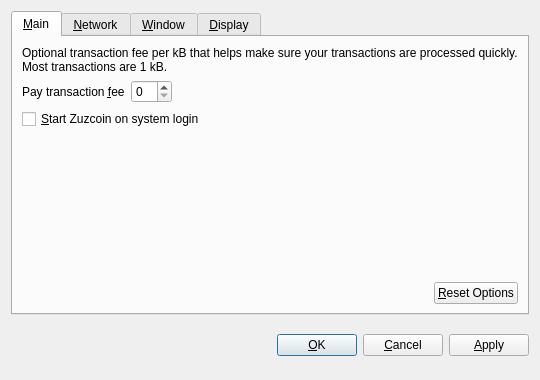
<?xml version="1.0" encoding="UTF-8"?>
<ui version="4.0">
 <class>OptionsDialog</class>
 <widget class="QDialog" name="OptionsDialog">
  <property name="geometry">
   <rect>
    <x>0</x>
    <y>0</y>
    <width>540</width>
    <height>380</height>
   </rect>
  </property>
  <property name="windowTitle">
   <string>Options</string>
  </property>
  <property name="modal">
   <bool>true</bool>
  </property>
  <layout class="QVBoxLayout" name="verticalLayout">
   <item>
    <widget class="QTabWidget" name="tabWidget">
     <property name="tabPosition">
      <enum>QTabWidget::North</enum>
     </property>
     <property name="currentIndex">
      <number>0</number>
     </property>
     <widget class="QWidget" name="tabMain">
      <attribute name="title">
       <string>&amp;Main</string>
      </attribute>
      <layout class="QVBoxLayout" name="verticalLayout_Main">
       <item>
        <widget class="QLabel" name="transactionFeeInfoLabel">
         <property name="text">
          <string>Optional transaction fee per kB that helps make sure your transactions are processed quickly. Most transactions are 1 kB.</string>
         </property>
         <property name="textFormat">
          <enum>Qt::PlainText</enum>
         </property>
         <property name="wordWrap">
          <bool>true</bool>
         </property>
        </widget>
       </item>
       <item>
        <layout class="QHBoxLayout" name="horizontalLayout_1_Main">
         <item>
          <widget class="QLabel" name="transactionFeeLabel">
           <property name="text">
            <string>Pay transaction &amp;fee</string>
           </property>
           <property name="textFormat">
            <enum>Qt::PlainText</enum>
           </property>
           <property name="buddy">
            <cstring>transactionFee</cstring>
           </property>
          </widget>
         </item>
         <item>
          <widget class="BitcoinAmountField" name="transactionFee"/>
         </item>
         <item>
          <spacer name="horizontalSpacer_1_Main">
           <property name="orientation">
            <enum>Qt::Horizontal</enum>
           </property>
           <property name="sizeHint" stdset="0">
            <size>
             <width>40</width>
             <height>20</height>
            </size>
           </property>
          </spacer>
         </item>
        </layout>
       </item>
       <item>
        <widget class="QCheckBox" name="bitcoinAtStartup">
         <property name="toolTip">
          <string>Automatically start Zuzcoin after logging in to the system.</string>
         </property>
         <property name="text">
          <string>&amp;Start Zuzcoin on system login</string>
         </property>
        </widget>
       </item>
       <item>
        <spacer name="verticalSpacer_Main">
         <property name="orientation">
          <enum>Qt::Vertical</enum>
         </property>
         <property name="sizeHint" stdset="0">
          <size>
           <width>20</width>
           <height>40</height>
          </size>
         </property>
        </spacer>
       </item>
       <item>
        <layout class="QHBoxLayout" name="horizontalLayout_2_Main">
         <item>
          <spacer name="horizontalSpacer_2_Main">
           <property name="orientation">
            <enum>Qt::Horizontal</enum>
           </property>
           <property name="sizeHint" stdset="0">
            <size>
             <width>40</width>
             <height>20</height>
            </size>
           </property>
          </spacer>
         </item>
         <item>
          <widget class="QPushButton" name="resetButton">
           <property name="toolTip">
            <string>Reset all client options to default.</string>
           </property>
           <property name="text">
            <string>&amp;Reset Options</string>
           </property>
           <property name="autoDefault">
            <bool>false</bool>
           </property>
          </widget>
         </item>
        </layout>
       </item>
      </layout>
     </widget>
     <widget class="QWidget" name="tabNetwork">
      <attribute name="title">
       <string>&amp;Network</string>
      </attribute>
      <layout class="QVBoxLayout" name="verticalLayout_Network">
       <item>
        <widget class="QCheckBox" name="mapPortUpnp">
         <property name="toolTip">
          <string>Automatically open the Zuzcoin client port on the router. This only works when your router supports UPnP and it is enabled.</string>
         </property>
         <property name="text">
          <string>Map port using &amp;UPnP</string>
         </property>
        </widget>
       </item>
       <item>
        <widget class="QCheckBox" name="connectSocks">
         <property name="toolTip">
          <string>Connect to the Zuzcoin network through a SOCKS proxy (e.g. when connecting through Tor).</string>
         </property>
         <property name="text">
          <string>&amp;Connect through SOCKS proxy:</string>
         </property>
        </widget>
       </item>
       <item>
        <layout class="QHBoxLayout" name="horizontalLayout_Network">
         <item>
          <widget class="QLabel" name="proxyIpLabel">
           <property name="text">
            <string>Proxy &amp;IP:</string>
           </property>
           <property name="textFormat">
            <enum>Qt::PlainText</enum>
           </property>
           <property name="buddy">
            <cstring>proxyIp</cstring>
           </property>
          </widget>
         </item>
         <item>
          <widget class="QValidatedLineEdit" name="proxyIp">
           <property name="maximumSize">
            <size>
             <width>140</width>
             <height>16777215</height>
            </size>
           </property>
           <property name="toolTip">
            <string>IP address of the proxy (e.g. 127.0.0.1)</string>
           </property>
          </widget>
         </item>
         <item>
          <widget class="QLabel" name="proxyPortLabel">
           <property name="text">
            <string>&amp;Port:</string>
           </property>
           <property name="textFormat">
            <enum>Qt::PlainText</enum>
           </property>
           <property name="buddy">
            <cstring>proxyPort</cstring>
           </property>
          </widget>
         </item>
         <item>
          <widget class="QLineEdit" name="proxyPort">
           <property name="maximumSize">
            <size>
             <width>55</width>
             <height>16777215</height>
            </size>
           </property>
           <property name="toolTip">
            <string>Port of the proxy (e.g. 9050)</string>
           </property>
          </widget>
         </item>
         <item>
          <widget class="QLabel" name="socksVersionLabel">
           <property name="text">
            <string>SOCKS &amp;Version:</string>
           </property>
           <property name="textFormat">
            <enum>Qt::PlainText</enum>
           </property>
           <property name="buddy">
            <cstring>socksVersion</cstring>
           </property>
          </widget>
         </item>
         <item>
          <widget class="QValueComboBox" name="socksVersion">
           <property name="toolTip">
            <string>SOCKS version of the proxy (e.g. 5)</string>
           </property>
          </widget>
         </item>
         <item>
          <spacer name="horizontalSpacer_Network">
           <property name="orientation">
            <enum>Qt::Horizontal</enum>
           </property>
           <property name="sizeHint" stdset="0">
            <size>
             <width>40</width>
             <height>20</height>
            </size>
           </property>
          </spacer>
         </item>
        </layout>
       </item>
       <item>
        <spacer name="verticalSpacer_Network">
         <property name="orientation">
          <enum>Qt::Vertical</enum>
         </property>
         <property name="sizeHint" stdset="0">
          <size>
           <width>20</width>
           <height>40</height>
          </size>
         </property>
        </spacer>
       </item>
      </layout>
     </widget>
     <widget class="QWidget" name="tabWindow">
      <attribute name="title">
       <string>&amp;Window</string>
      </attribute>
      <layout class="QVBoxLayout" name="verticalLayout_Window">
       <item>
        <widget class="QCheckBox" name="minimizeToTray">
         <property name="toolTip">
          <string>Show only a tray icon after minimizing the window.</string>
         </property>
         <property name="text">
          <string>&amp;Minimize to the tray instead of the taskbar</string>
         </property>
        </widget>
       </item>
       <item>
        <widget class="QCheckBox" name="minimizeOnClose">
         <property name="toolTip">
          <string>Minimize instead of exit the application when the window is closed. When this option is enabled, the application will be closed only after selecting Quit in the menu.</string>
         </property>
         <property name="text">
          <string>M&amp;inimize on close</string>
         </property>
        </widget>
       </item>
       <item>
        <spacer name="verticalSpacer_Window">
         <property name="orientation">
          <enum>Qt::Vertical</enum>
         </property>
         <property name="sizeHint" stdset="0">
          <size>
           <width>20</width>
           <height>40</height>
          </size>
         </property>
        </spacer>
       </item>
      </layout>
     </widget>
     <widget class="QWidget" name="tabDisplay">
      <attribute name="title">
       <string>&amp;Display</string>
      </attribute>
      <layout class="QVBoxLayout" name="verticalLayout_Display">
       <item>
        <layout class="QHBoxLayout" name="horizontalLayout_1_Display">
         <item>
          <widget class="QLabel" name="langLabel">
           <property name="text">
            <string>User Interface &amp;language:</string>
           </property>
           <property name="textFormat">
            <enum>Qt::PlainText</enum>
           </property>
           <property name="buddy">
            <cstring>lang</cstring>
           </property>
          </widget>
         </item>
         <item>
          <widget class="QValueComboBox" name="lang">
           <property name="toolTip">
            <string>The user interface language can be set here. This setting will take effect after restarting Zuzcoin.</string>
           </property>
          </widget>
         </item>
        </layout>
       </item>
       <item>
        <layout class="QHBoxLayout" name="horizontalLayout_2_Display">
         <item>
          <widget class="QLabel" name="unitLabel">
           <property name="text">
            <string>&amp;Unit to show amounts in:</string>
           </property>
           <property name="textFormat">
            <enum>Qt::PlainText</enum>
           </property>
           <property name="buddy">
            <cstring>unit</cstring>
           </property>
          </widget>
         </item>
         <item>
          <widget class="QValueComboBox" name="unit">
           <property name="toolTip">
            <string>Choose the default subdivision unit to show in the interface and when sending coins.</string>
           </property>
          </widget>
         </item>
        </layout>
       </item>
       <item>
        <widget class="QCheckBox" name="displayAddresses">
         <property name="toolTip">
          <string>Whether to show Zuzcoin addresses in the transaction list or not.</string>
         </property>
         <property name="text">
          <string>&amp;Display addresses in transaction list</string>
         </property>
        </widget>
       </item>
       <item>
        <widget class="QCheckBox" name="coinControlFeatures">
         <property name="toolTip">
          <string>Whether to show coin control features or not.</string>
         </property>
         <property name="text">
          <string>Display coin &amp;control features (experts only!)</string>
         </property>
        </widget>
       </item>
       <item>
        <spacer name="verticalSpacer_Display">
         <property name="orientation">
          <enum>Qt::Vertical</enum>
         </property>
         <property name="sizeHint" stdset="0">
          <size>
           <width>20</width>
           <height>40</height>
          </size>
         </property>
        </spacer>
       </item>
      </layout>
     </widget>
    </widget>
   </item>
   <item>
    <layout class="QHBoxLayout" name="horizontalLayout_Buttons">
     <item>
      <spacer name="horizontalSpacer_1">
       <property name="orientation">
        <enum>Qt::Horizontal</enum>
       </property>
       <property name="sizeHint" stdset="0">
        <size>
         <width>40</width>
         <height>48</height>
        </size>
       </property>
      </spacer>
     </item>
     <item>
      <widget class="QLabel" name="statusLabel">
       <property name="font">
        <font>
         <weight>75</weight>
         <bold>true</bold>
        </font>
       </property>
       <property name="text">
        <string/>
       </property>
       <property name="textFormat">
        <enum>Qt::PlainText</enum>
       </property>
       <property name="wordWrap">
        <bool>true</bool>
       </property>
      </widget>
     </item>
     <item>
      <spacer name="horizontalSpacer_2">
       <property name="orientation">
        <enum>Qt::Horizontal</enum>
       </property>
       <property name="sizeHint" stdset="0">
        <size>
         <width>40</width>
         <height>48</height>
        </size>
       </property>
      </spacer>
     </item>
     <item>
      <widget class="QPushButton" name="okButton">
       <property name="text">
        <string>&amp;OK</string>
       </property>
      </widget>
     </item>
     <item>
      <widget class="QPushButton" name="cancelButton">
       <property name="text">
        <string>&amp;Cancel</string>
       </property>
       <property name="autoDefault">
        <bool>false</bool>
       </property>
      </widget>
     </item>
     <item>
      <widget class="QPushButton" name="applyButton">
       <property name="text">
        <string>&amp;Apply</string>
       </property>
       <property name="autoDefault">
        <bool>false</bool>
       </property>
      </widget>
     </item>
    </layout>
   </item>
  </layout>
 </widget>
 <customwidgets>
  <customwidget>
   <class>BitcoinAmountField</class>
   <extends>QSpinBox</extends>
   <header>bitcoinamountfield.h</header>
  </customwidget>
  <customwidget>
   <class>QValueComboBox</class>
   <extends>QComboBox</extends>
   <header>qvaluecombobox.h</header>
  </customwidget>
  <customwidget>
   <class>QValidatedLineEdit</class>
   <extends>QLineEdit</extends>
   <header>qvalidatedlineedit.h</header>
  </customwidget>
 </customwidgets>
 <resources/>
 <connections/>
</ui>
